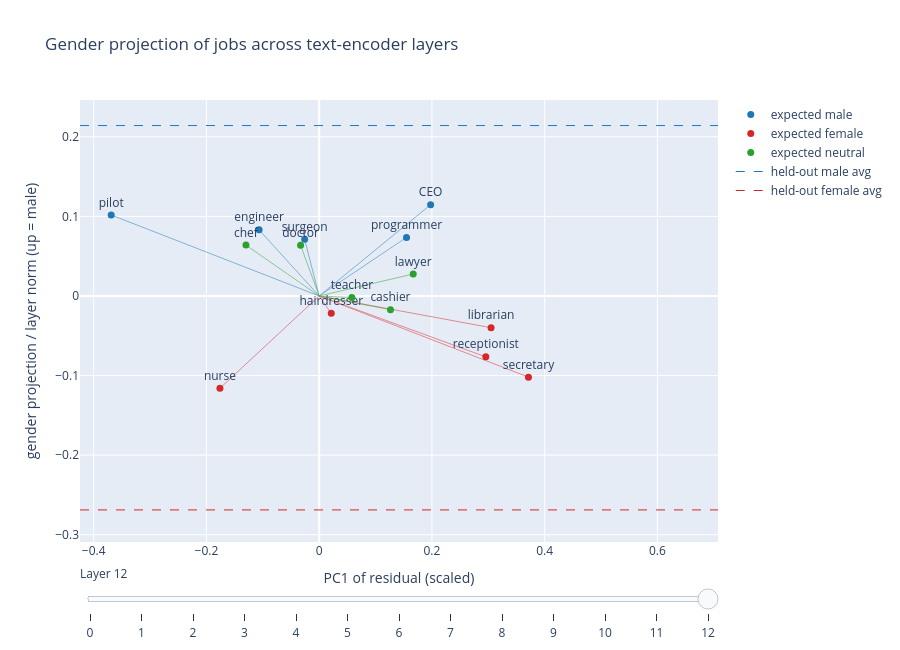

This figure's notebook cell:
### Markdown cell above
## 4번 셀: 층 슬라이더

### Code cell
import plotly.graph_objects as go

LAYERS = range(13)
COLORS = {"male_expected": "#1f77b4", "female_expected": "#d62728", "neutral_expected": "#2ca02c"}
LABELS = {"male_expected": "expected male", "female_expected": "expected female",
          "neutral_expected": "expected neutral"}
scale = np.linalg.norm(E_eval, axis=-1).mean(axis=0)        # 층별 평균 벡터 크기 (13,)

# 12층을 기준으로 고정하고, 아래 층으로 내려가며 부호를 맞춘다
coords, next_x = {}, None
for L in reversed(LAYERS):
    x, y, yh = gender_map(L, d_layers[L])
    if next_x is not None and x @ next_x < 0:
        x = -x
    next_x = x
    s = scale[L]
    coords[L] = (x / s, y / s, yh[0::2].mean() / s, yh[1::2].mean() / s)

# 모든 층에서 같은 축 범위 (그래야 층끼리 비교가 공정)
allx = np.concatenate([c[0][show] for c in coords.values()])
ally = np.concatenate([np.r_[c[1][show], c[2], c[3]] for c in coords.values()])
xr = [allx.min() * 1.15, allx.max() * 1.15]
yr = [ally.min() * 1.15, ally.max() * 1.15]

def make_traces(L):
    x, y, rm, rf = coords[L]
    out = []
    for g in JOBS:
        idx = [i for i in show if ALL_JOBS[i] in JOBS[g]]
        out.append(go.Scatter(                                 # 원점에서 직업까지 선
            x=sum([[0, x[i], None] for i in idx], []), y=sum([[0, y[i], None] for i in idx], []),
            mode="lines", line=dict(color=COLORS[g], width=1), opacity=0.5,
            showlegend=False, hoverinfo="skip"))
        out.append(go.Scatter(                                 # 직업 점과 이름
            x=x[idx], y=y[idx], mode="markers+text", text=[ALL_JOBS[i] for i in idx],
            textposition="top center", marker=dict(color=COLORS[g], size=7), name=LABELS[g]))
    out.append(go.Scatter(x=xr, y=[rm, rm], mode="lines", name="held-out male avg",
                          line=dict(color=COLORS["male_expected"], dash="dash", width=1)))
    out.append(go.Scatter(x=xr, y=[rf, rf], mode="lines", name="held-out female avg",
                          line=dict(color=COLORS["female_expected"], dash="dash", width=1)))
    return out

fig = go.Figure(data=make_traces(12),
                frames=[go.Frame(data=make_traces(L), name=str(L)) for L in LAYERS])
fig.update_layout(
    title="Gender projection of jobs across text-encoder layers",
    xaxis=dict(range=xr, title="PC1 of residual (scaled)", zeroline=True),
    yaxis=dict(range=yr, title="gender projection / layer norm (up = male)", zeroline=True),
    width=900, height=650,
    sliders=[dict(active=12, currentvalue=dict(prefix="Layer "),
                  steps=[dict(label=str(L), method="animate",
                              args=[[str(L)], dict(mode="immediate", frame=dict(duration=0))])
                         for L in LAYERS])])
fig.show()
fig.write_html("../figures/layer_slider.html")             # 발표 시연용

### Figure 1 — Plotly figure (JSON) as saved in the notebook; plotly's stock layout.template omitted (floating-point values rounded to 4 significant figures)
{"data": [{"hoverinfo": "skip", "line": {"color": "#1f77b4", "width": 1}, "mode": "lines", "opacity": 0.5, "showlegend": false, "type": "scatter", "x": [0, 0.1977, null, 0, -0.1066, null, 0, -0.02575, null, 0, -0.3689, null, 0, 0.1549, null], "y": [0, 0.1147, null, 0, 0.08306, null, 0, 0.07118, null, 0, 0.1018, null, 0, 0.07359, null]}, {"marker": {"color": "#1f77b4", "size": 7}, "mode": "markers+text", "name": "expected male", "text": ["CEO", "engineer", "surgeon", "pilot", "programmer"], "textposition": "top center", "type": "scatter", "x": [0.1977, -0.1066, -0.02575, -0.3689, 0.1549], "y": [0.1147, 0.08306, 0.07118, 0.1018, 0.07359]}, {"hoverinfo": "skip", "line": {"color": "#d62728", "width": 1}, "mode": "lines", "opacity": 0.5, "showlegend": false, "type": "scatter", "x": [0, -0.176, null, 0, 0.2956, null, 0, 0.02145, null, 0, 0.3049, null, 0, 0.3713, null], "y": [0, -0.1159, null, 0, -0.07653, null, 0, -0.02182, null, 0, -0.03989, null, 0, -0.102, null]}, {"marker": {"color": "#d62728", "size": 7}, "mode": "markers+text", "name": "expected female", "text": ["nurse", "receptionist", "hairdresser", "librarian", "secretary"], "textposition": "top center", "type": "scatter", "x": [-0.176, 0.2956, 0.02145, 0.3049, 0.3713], "y": [-0.1159, -0.07653, -0.02182, -0.03989, -0.102]}, {"hoverinfo": "skip", "line": {"color": "#2ca02c", "width": 1}, "mode": "lines", "opacity": 0.5, "showlegend": false, "type": "scatter", "x": [0, 0.05801, null, 0, -0.03295, null, 0, 0.1265, null, 0, -0.1299, null, 0, 0.1668, null], "y": [0, -0.001907, null, 0, 0.06371, null, 0, -0.01725, null, 0, 0.06393, null, 0, 0.02759, null]}, {"marker": {"color": "#2ca02c", "size": 7}, "mode": "markers+text", "name": "expected neutral", "text": ["teacher", "doctor", "cashier", "chef", "lawyer"], "textposition": "top center", "type": "scatter", "x": [0.05801, -0.03295, 0.1265, -0.1299, 0.1668], "y": [-0.001907, 0.06371, -0.01725, 0.06393, 0.02759]}, {"line": {"color": "#1f77b4", "dash": "dash", "width": 1}, "mode": "lines", "name": "held-out male avg", "type": "scatter", "x": [-0.4242, 0.7075], "y": [0.2141, 0.2141]}, {"line": {"color": "#d62728", "dash": "dash", "width": 1}, "mode": "lines", "name": "held-out female avg", "type": "scatter", "x": [-0.4242, 0.7075], "y": [-0.2688, -0.2688]}], "layout": {"height": 650, "sliders": [{"active": 12, "currentvalue": {"prefix": "Layer "}, "steps": [{"args": [["0"], {"frame": {"duration": 0}, "mode": "immediate"}], "label": "0", "method": "animate"}, {"args": [["1"], {"frame": {"duration": 0}, "mode": "immediate"}], "label": "1", "method": "animate"}, {"args": [["2"], {"frame": {"duration": 0}, "mode": "immediate"}], "label": "2", "method": "animate"}, {"args": [["3"], {"frame": {"duration": 0}, "mode": "immediate"}], "label": "3", "method": "animate"}, {"args": [["4"], {"frame": {"duration": 0}, "mode": "immediate"}], "label": "4", "method": "animate"}, {"args": [["5"], {"frame": {"duration": 0}, "mode": "immediate"}], "label": "5", "method": "animate"}, {"args": [["6"], {"frame": {"duration": 0}, "mode": "immediate"}], "label": "6", "method": "animate"}, {"args": [["7"], {"frame": {"duration": 0}, "mode": "immediate"}], "label": "7", "method": "animate"}, {"args": [["8"], {"frame": {"duration": 0}, "mode": "immediate"}], "label": "8", "method": "animate"}, {"args": [["9"], {"frame": {"duration": 0}, "mode": "immediate"}], "label": "9", "method": "animate"}, {"args": [["10"], {"frame": {"duration": 0}, "mode": "immediate"}], "label": "10", "method": "animate"}, {"args": [["11"], {"frame": {"duration": 0}, "mode": "immediate"}], "label": "11", "method": "animate"}, {"args": [["12"], {"frame": {"duration": 0}, "mode": "immediate"}], "label": "12", "method": "animate"}]}], "title": {"text": "Gender projection of jobs across text-encoder layers"}, "width": 900, "xaxis": {"range": [-0.4242, 0.7075], "title": {"text": "PC1 of residual (scaled)"}, "zeroline": true}, "yaxis": {"range": [-0.3092, 0.2462], "title": {"text": "gender projection / layer norm (up = male)"}, "zeroline": true}}}
